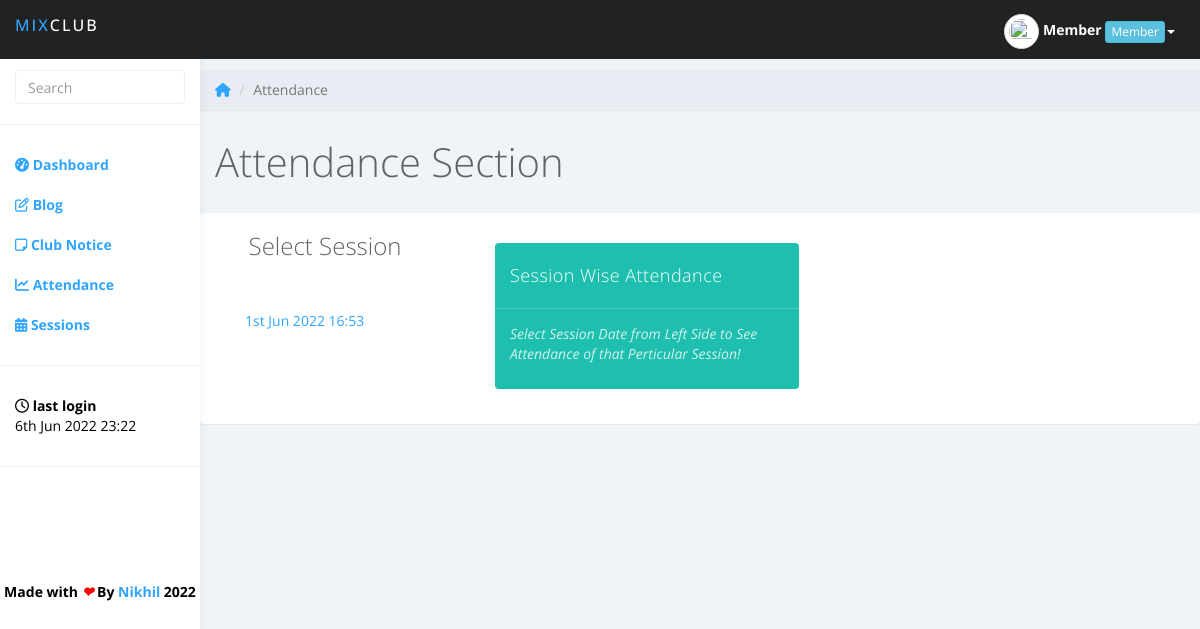
The page /attendance.php (signed in) on the database its author committed.
### tables this page shows
CREATE TABLE `userinfo` (
  `id` int(5) NOT NULL,
  `name` varchar(50) NOT NULL,
  `email` varchar(70) DEFAULT NULL,
  `dob` varchar(25) NOT NULL,
  `username` varchar(25) NOT NULL,
  `password` text NOT NULL,
  `role` varchar(20) DEFAULT NULL,
  `last_login` datetime NOT NULL,
  `currunt_login` timestamp NOT NULL DEFAULT CURRENT_TIMESTAMP ON UPDATE CURRENT_TIMESTAMP,
  `otp` varchar(10) NOT NULL,
  `pic` text
);

CREATE TABLE `sessions` (
  `session_id` int(5) NOT NULL,
  `session_name` varchar(150) NOT NULL,
  `session_details` varchar(250) NOT NULL,
  `session_date` varchar(25) NOT NULL
);

### attendance.php (the view, shortened to what this page needs)
<?php
	require_once('funs.php');
	$session_name = $_SESSION['username'];
	$row = get_member_data($session_name);
	$id = $row['id'];
	$name = $row['name'];
	$role = $row['role'];
	$pic = $row['pic'];
	$last_login = $row['last_login'];
	$last_login = date('jS M Y H:i', strtotime($last_login));
	$total_members = get_all_status();
	$core_members = get_vip_status();
	$total_sessions = total_sessions();
	$completed_sessions = completed_sessions();
	starter($id,$name,$role,$pic,$last_login,$total_members,$core_members,$total_sessions,$completed_sessions);
?>
	<div class="row">
			<ol class="breadcrumb">
				<li><a href="home.php"><i class="fa fa-home" aria-hidden="true"></i></a></li>
				<li class="active">Attendance</li>
			</ol>
		</div>
	<div class="row">
			<div class="col-lg-12">
				<h1 class="page-header">Attendance Section</h1>
			</div>
	</div>
	<div class="row">
		<div class="panel">
			<div class="panel-body tabs">
			<div class="col-lg-3">
				<div class="panel-header"><h3 class="text-center">Select Session</h3><br>
				<ul class="nav nav-pills nav-stacked">
				<?php
					global $con;
					$query = "SELECT * FROM sessions";
					$result = mysqli_query($con,$query);
					while ($row = mysqli_fetch_assoc($result))
					{
				 		echo '<li><a href="#'.$row['session_id'].'" data-toggle="pill">'.date('jS M Y H:i', strtotime($row['session_date'])).'</a></li>';
				 	}
				 ?>
				</ul>
				</div>
			</div>
			<div class="panel-body">
			<div class="col-lg-9">
				<div class="tab-content">
					<div id="tab-start" class="tab-pane fade in active">
						<div class="col-lg-6">
							<div class="panel panel-teal">
								<div class="panel-heading">
									Session Wise Attendance
								</div>
								<div class="panel-body">
									<p><i>Select Session Date from Left Side to See Attendance of that Perticular Session!</i></p>
								</div>
							</div>
						</div>
					</div>
					</div>
				</div>
				</div>
			</div>
			</div>
			</div>
</div>
<?php
	at_bottom();

### funs.php (shortened to what this page needs)
<?php
global $con;
function get_member_data($session_name)
{
	global $con;
	$query = "SELECT * FROM userinfo WHERE username='$session_name'";
	$result = mysqli_query($con,$query);
	$rows = mysqli_affected_rows($con);
	if($rows == 1)
	{
		$row = mysqli_fetch_assoc($result);
	}
	else
		echo 'error while retriving data';
	return $row;
}
	?>
		<?php
function starter($id,$name,$role,$pic,$last_login,$total_members,$core_members,$total_sessions,$completed_sessions)
{
	?>
<!DOCTYPE html>
<html>
<head>
<link href="css/pace-theme-corner-indicator.css" rel="stylesheet">
<link href="https://maxcdn.bootstrapcdn.com/bootstrap/3.3.7/css/bootstrap.min.css" rel="stylesheet">
<link href="css/styles.css" rel="stylesheet">
</head>
<body>
	<nav class="navbar navbar-inverse navbar-fixed-top" role="navigation">
		<div class="container-fluid">
			<div class="navbar-header">
				<b><a class="navbar-brand" href="home.php"><span>Mix</span>Club</a></b>
				<ul class="user-menu">
					<li class="dropdown pull-right">
						<a class="dropdown-toggle" data-toggle="dropdown"><img src="<?php echo $pic; ?>" class="img-responsive img-circle img-thumbnail" height="35px" width="35px"> <b id="mobhide"><?php echo $name; ?></b> <div class="btn btn-xs btn-info" id="mobhide"><?php echo $role; ?></div><span class="caret"></span></a>
					</li>
				</ul>
			</div>
		</div>
	</nav><br>
		<div id="sidebar-collapse" class="col-sm-3 col-lg-2 sidebar">
		<form role="search" action="search.php" method="post">
			<div class="form-group">
				<input type="text" name="term" class="form-control" placeholder="Search" required>
			</div>
		</form>
		<ul class="nav menu">
			<li><a href="home.php"><i class="fa fa-tachometer" aria-hidden="true"></i>
 <b>Dashboard</b></a></li>
			<li><a href="blog-home.php"><i class="fa fa-pencil-square-o" aria-hidden="true"></i> <b>Blog</b></a></li>
			<li><a href="notice.php"><i class="fa fa-sticky-note-o" aria-hidden="true"></i> <b>Club Notice</b></a></li>
			<li><a href="attendance.php"><i class="fa fa-line-chart" aria-hidden="true"></i> <b>Attendance</b></a></li>
			<li><a href="schedule.php"><i class="fa fa-calendar" aria-hidden="true"></i> <b>Sessions</b></a></li>
			<li role="presentation" class="divider"></li>
			<li><a style="color: #000;"><i class="fa fa-clock-o" aria-hidden="true"></i> <b>last login</b><br><?php echo $last_login; ?></a></li>
			<li role="presentation" class="divider"></li>
		</ul>
		<div class="text-center" style="margin-top: 95px; color: #000;"><b>Made with <i style="color: red;">&#10084;</i> By <a href="" target="blank">Nikhil</a> 2022</b></div>
	</div>
	<div class="col-sm-9 col-sm-offset-3 col-lg-10 col-lg-offset-2 main">
	<?php
	return false;
}
function at_bottom()
{
	?>
<link rel="stylesheet" type="text/css" href="css/DateTimePicker.min.css" />
<link href="http://cdnjs.cloudflare.com/ajax/libs/summernote/0.8.2/summernote.css" rel="stylesheet">
</body>
</html>
	<?php
	return false;
}
		?>

### css/styles.css (style rules this page uses)
* { font-family: 'Open Sans', sans-serif; }
body { background: #f1f4f7; padding-top: 50px; color: #5f6468; }
p { color: #777; }
a, a:hover, a:focus { color: #30a5ff; }
h1, h2, h3, h4, h5, h6 { color: #5f6468; }
h1 { font-weight: 300; font-size: 40px; }
h3, h4 { font-weight: 300; }
.form-control { border: 1px solid #eee; box-shadow: none; }
.navbar-header .navbar-brand { color: #fff; font-size: 16px; text-transform: uppercase; font-weight: 500; letter-spacing: 2px; }
.navbar-header .navbar-brand span { color: #30a5ff; }
.panel { border: 0; }
.panel-heading { font-size: 18px; font-weight: 300; letter-spacing: 0.025em; height: 66px; line-height: 45px; }
.panel-teal { background: #1ebfae; color: #fff; }
.panel-blue .panel-body p, .panel-teal .panel-body p, .panel-orange .panel-body p, .panel-red .panel-body p { color: #fff; color: rgba(255, 255, 255, .8); }
.panel-blue .panel-heading, .panel-teal .panel-heading, .panel-orange .panel-heading, .panel-red .panel-heading { border-bottom: 1px solid rgba(255, 255, 255, .2); }
.panel .tabs { margin: 0; padding: 0; }
.nav-pills { padding: 15px; padding-bottom: 0; }
.nav-pills li a, .nav-pills li a:hover, .nav-pills li.active a, .nav-pills li.active a:hover { border: 0; padding: 7px 15px; }
.tab-content { padding: 15px; }
.navbar { border: 0; }
.user-menu { display: inline-block; margin-top: 14px; margin-right: 10px; float: right; list-style: none; padding: 0; }
.user-menu a { color: #fff; }
.sidebar { display: block; background-color: #fff; padding: 0; display: none; }
.sidebar form { padding: 20px 15px 5px 15px; border-bottom: 1px solid #eee; margin-bottom: 20px; }
@media (min-width: 768px) { .sidebar { display: block; position: fixed; top: 50px; bottom: 0; left: 0; z-index: 1000; display: block; margin: 0; padding: 0; overflow-x: hidden; overflow-y: auto; background-color: #fff; box-shadow: 1px 0px 10px rgba(0, 0, 0, .05); } }
@media (min-width: 768px) { .navbar-header { width: 100%; } }
.sidebar ul.nav li.divider { border-bottom: 1px solid #eee; margin: 20px 0; }
.breadcrumb { border-radius: 0; padding: 10px 15px; background: #e9ecf2; box-shadow: 0 1px 1px rgba(0, 0, 0, .05); margin: 0 ; }
h1.page-header { margin-top: 30px; border-bottom: 0; }

### rows shown on the page
userinfo: name "Member", role "Member", last_login "6th Jun 2022 23:22"
sessions: session_date "1st Jun 2022 16:53"
